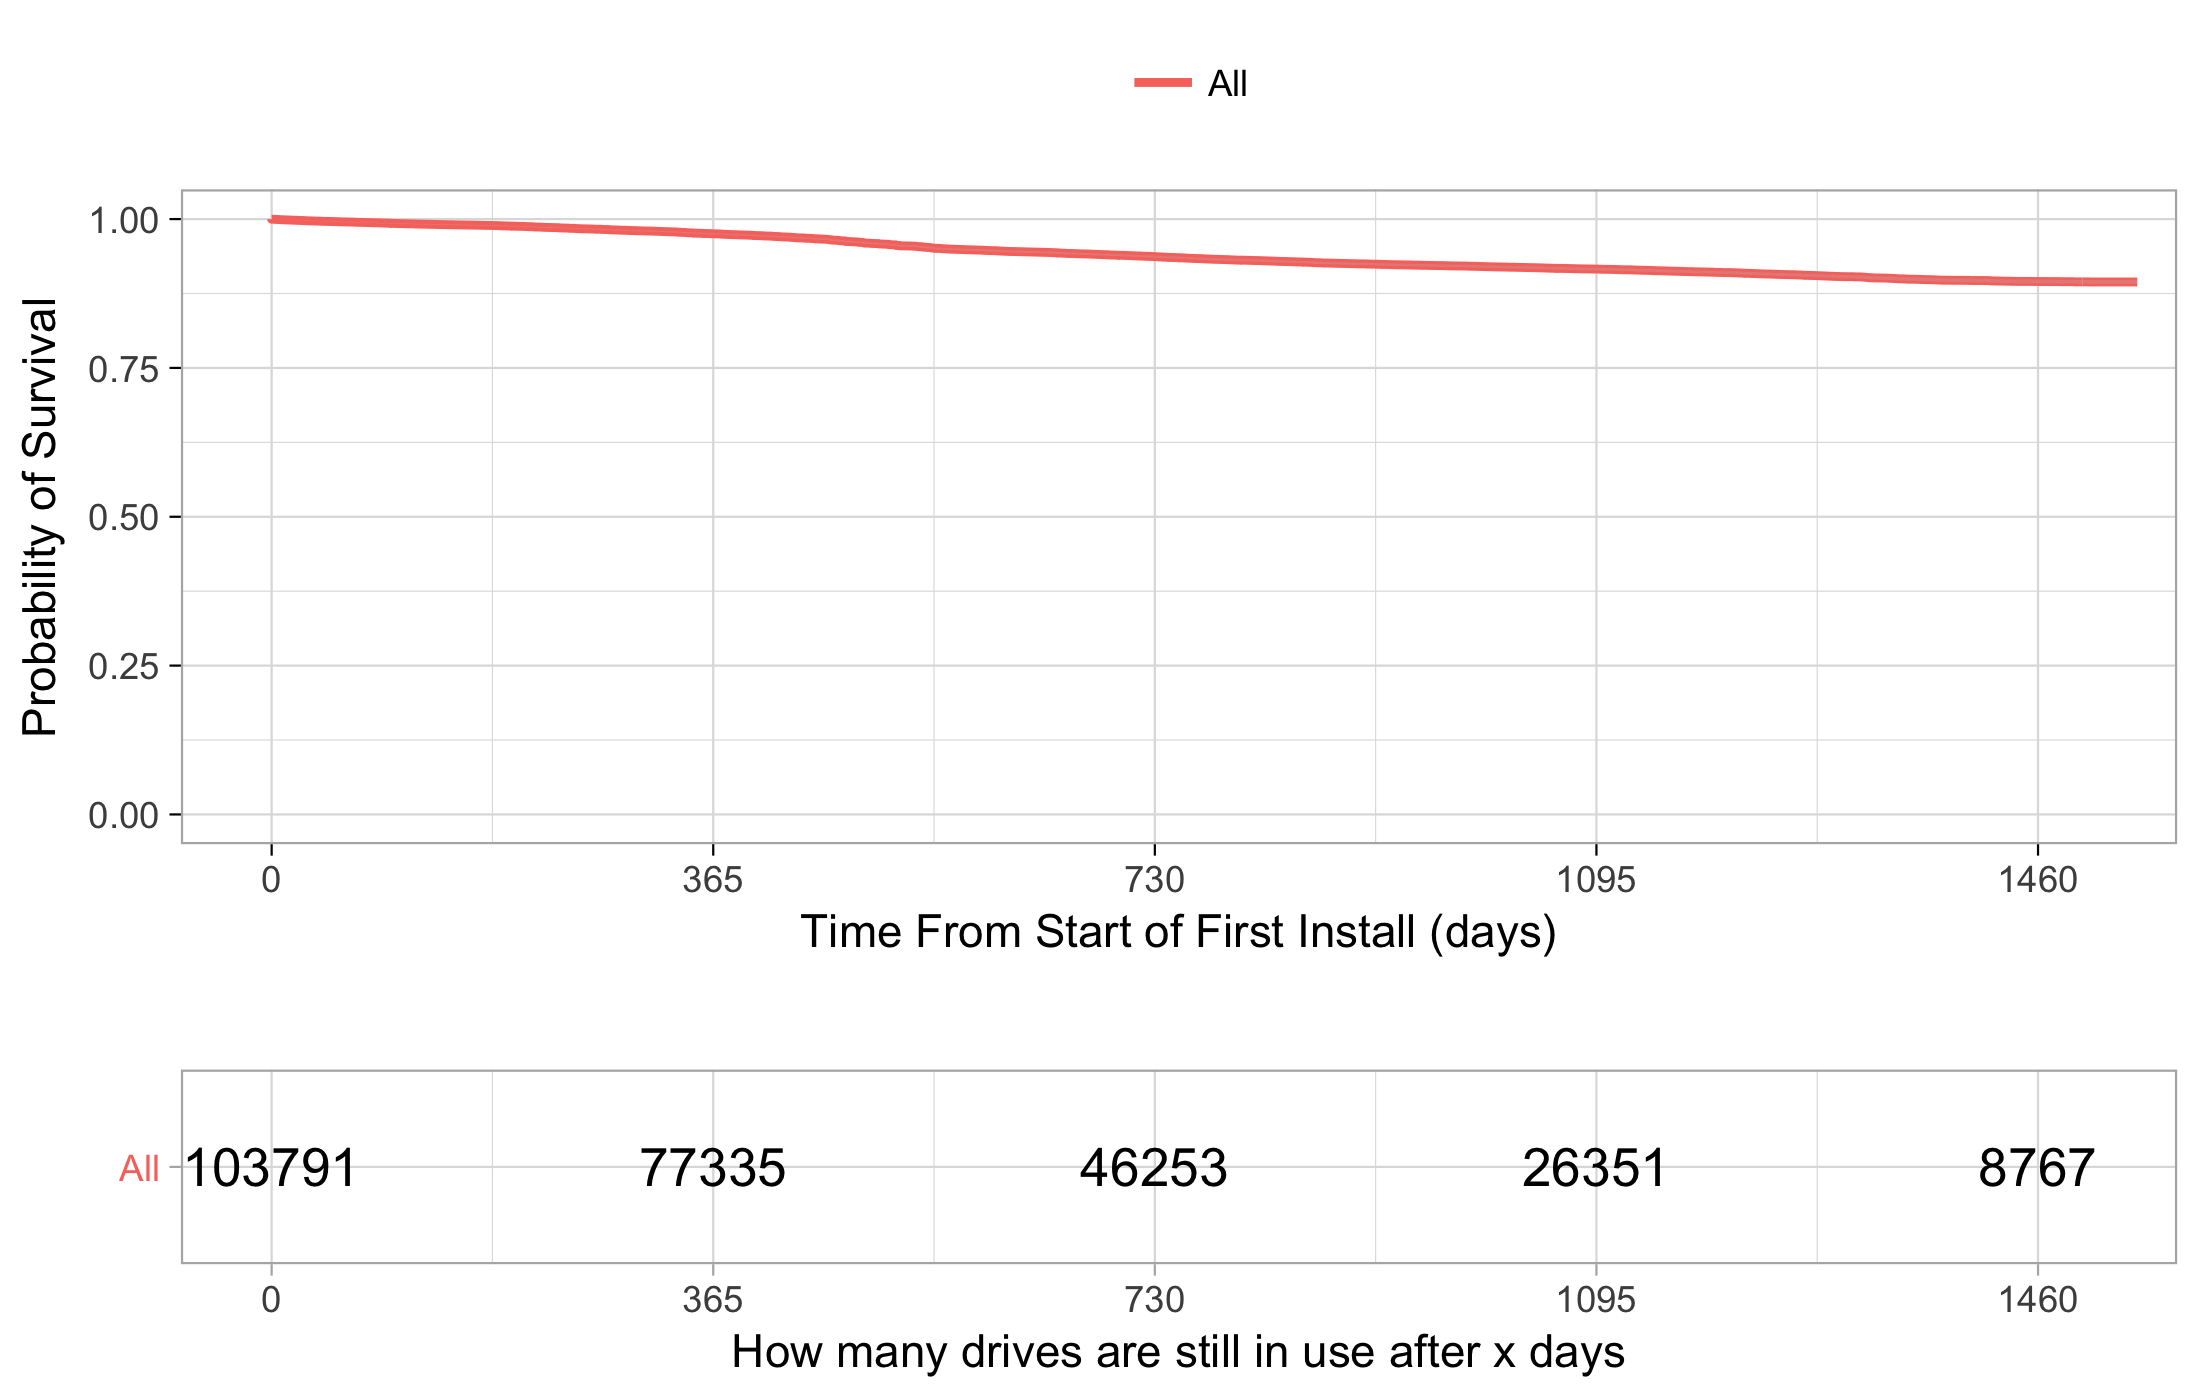

R code for this plot:
library(survival)
library("survminer")
library(scales)
library(plotly)

this.dir <- dirname(parent.frame(2)$ofile)
setwd(this.dir)

raw <- read.csv(file="data.csv",head=TRUE,sep=",")

#Filter models with less than 500 harddrives ever in usage
model_frequency <- as.data.frame(table(raw[[6]]))
models_with_small_occurrence <- as.data.frame(subset(model_frequency, Freq<500))

raw <- subset(raw, !is.element(model,models_with_small_occurrence[[1]]))

status <- as.numeric(raw[[5]])
time <- as.numeric(raw[[4]])
group <- rep(c("All Drives"), times=length(time))
#group <- raw[[6]]


os <- data.frame(status=status, time=time, group=group)
s <- survfit(Surv(time, status == 1) ~ group, data=os)

#names(s$strata) = gsub("group=", "", names(s$strata))

plot <- ggsurvplot(s,
                   data=raw,
                   censor=FALSE,
                    pval=TRUE,
                    main = "Overall Survival - HardDrives per Model",
                   ylab = "Probability of Survival",
                   xlab = "Time From Start of First Install (days)",
                   conf.int = TRUE,
                   break.time.by = 365,
                   #legend.labs = c("OS"),
                   risk.table = TRUE, # Add risk table
                   risk.table.title = "",
                   risk.table.height = 0.3,
                   #xscale = "d_y",
                   ggtheme = theme_light()
)


plot$table <- plot$table + xlab("How many drives are still in use after x days") + ylab(NULL) # Remove the labels from the table
plot$plot <- plot$plot + theme(legend.title=element_blank()) # Remove the title from the legends

# plot$plot <- plot$plot + expand_limits(x = 0, y = 0) #Move y axis to origin
# plot$plot <- plot$plot + scale_x_continuous(expand = c(0, 0)) + scale_y_continuous(expand = c(0, 0), labels=percent)
# plot$plot <- plot$plot + theme(plot.margin = unit(c(0.5,0.5,0.5,0.5), "cm"))

#htmlwidgets::saveWidget(as.widget(ggplotly(plot$plot)), "graph.html")

png("all_harddrives.png", width = 2200, height = 1400, units = "px", res=300, pointsize=12, bg = "white")

print(plot)
dev.off()
